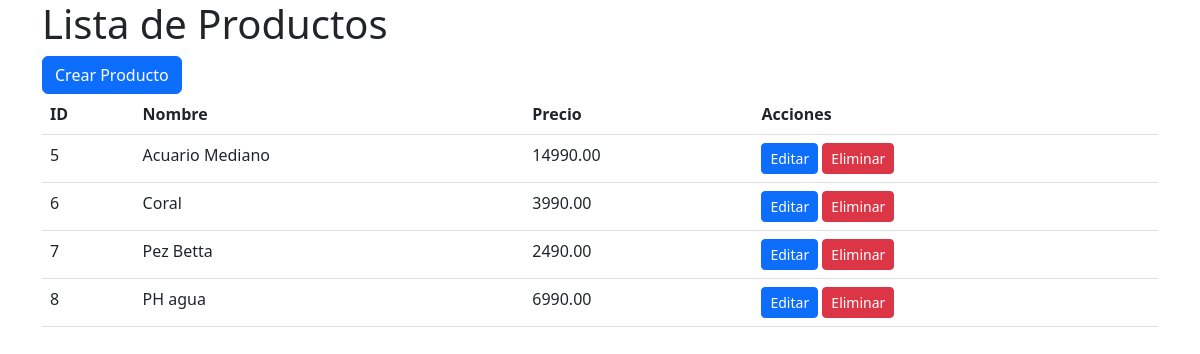
The app's page /main/administrador/productos/, older data.
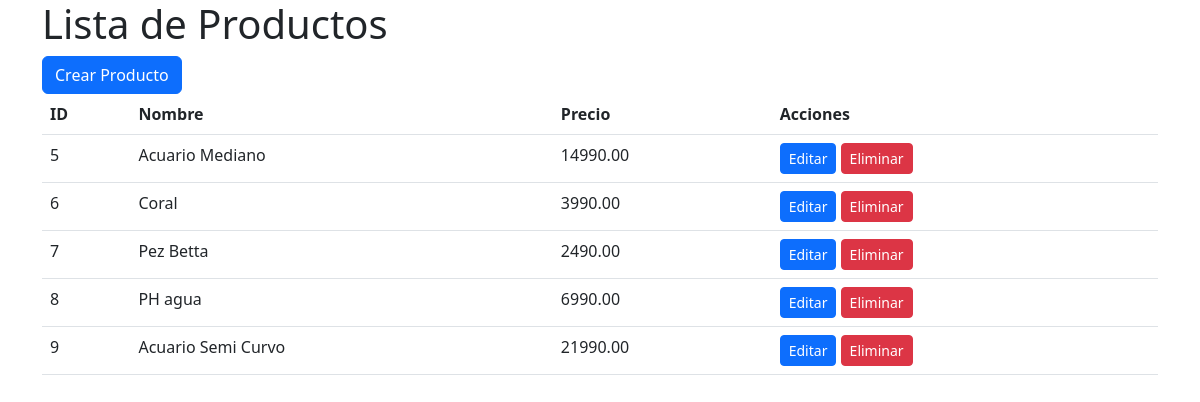
The same page, newer data.
### main/models.py (models this page shows)
class Producto(models.Model):
    nombre = models.CharField(max_length=100)
    precio = models.DecimalField(max_digits=10, decimal_places=2)
    descripcion = models.TextField()
    foto = models.ImageField(upload_to='productos')
    categoria = models.ForeignKey(Categoria, on_delete=models.CASCADE)
    id_usuario = models.IntegerField()

### main/views.py (the view)
# urls.py: path('administrador/productos/', views.lista_productos, name='lista_productos'),
def lista_productos(request):
    productos = Producto.objects.all()
    return render(request, 'administrador/lista_productos.html', {'productos': productos})

### main/templates/administrador/lista_productos.html (shortened to what this page needs)
<!DOCTYPE html>
<html>
<head>
    <link rel="stylesheet" href="https://cdn.jsdelivr.net/npm/bootstrap@5.3.0/dist/css/bootstrap.min.css">
</head>
<body>
    <div class="container">
        <h1>Lista de Productos</h1>
        <a href="{% url 'crear_producto' %}" class="btn btn-primary">Crear Producto</a>
        <table class="table">
            <thead>
                <tr>
                    <th>ID</th>
                    <th>Nombre</th>
                    <th>Precio</th>
                    <th>Acciones</th>
                </tr>
            </thead>
            <tbody>
                {% for producto in productos %}
                    <tr>
                        <td>{{ producto.id }}</td>
                        <td>{{ producto.nombre }}</td>
                        <td>{{ producto.precio }}</td>
                        <td>
                            <a href="{% url 'editar_producto' producto.id %}" class="btn btn-sm btn-primary">Editar</a>
                            <a href="{% url 'eliminar_producto' producto.id %}" class="btn btn-sm btn-danger">Eliminar</a>
                        </td>
                    </tr>
                {% endfor %}
            </tbody>
        </table>
    </div>
</body>
</html>

Row changes from the older to the newer data that the page shows:
added Producto: id "9", nombre "Acuario Semi Curvo", precio "21990.00"
